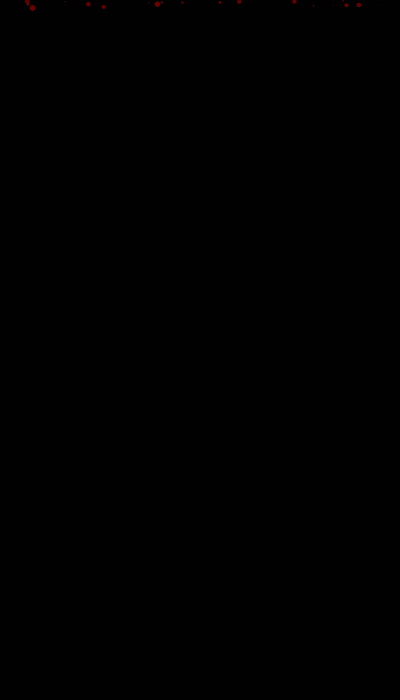
Frame 1 (no input)
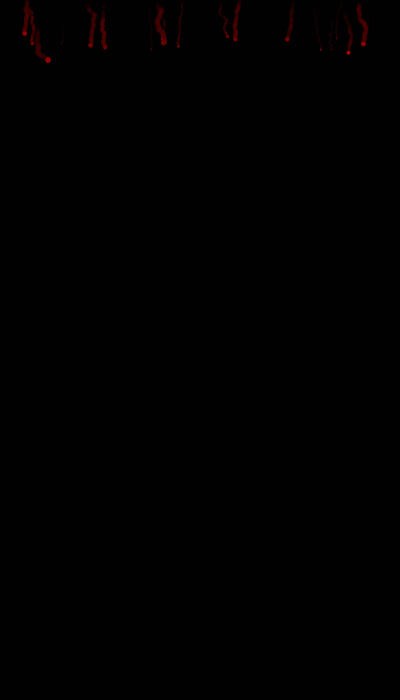
Frame 60 (the mouse pressed at the canvas centre just before this capture)
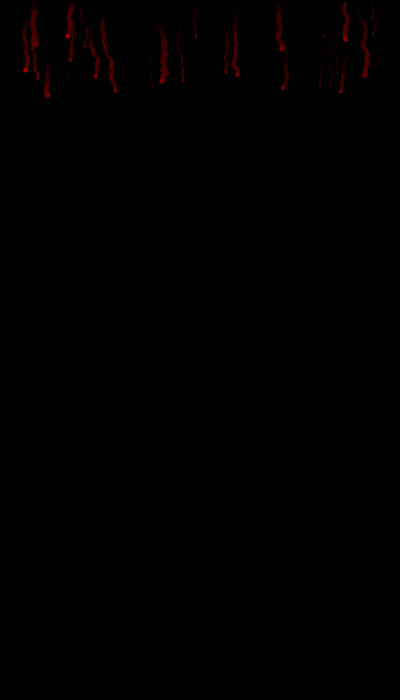
Frame 120 (the mouse held since frame 60 and released just before this capture)

The Processing sketch that drew these frames (run headless with seeded random() and noise(); from frame 60 on, the mouse is pressed at the canvas centre):

// Processing sketch: processing_119738
// ── processing_119738.pde

ArrayList<Ember> embers;

void setup() {
  size(400,700);
  frameRate(50);
  background(0,0,0,10); 
  embers = new ArrayList<Ember>();
  for(int i=0;i<25;i++) embers.add(new Ember(random(3),500,random(width)));  
}

void draw(){
  background(1);
  for(int i = embers.size()-1; i>= 0; i--){
   Ember m = embers.get(i);
   m.display();
   if (m.yTrack[m.trailEnd]>height+m.size){
     embers.remove(i);
  }
 }
}

class Ember {
  
  int age;
  float size;//radius of ember
  int delay;//frames between ember and the end of its trail
  int trailEnd;//the end of the trail
  float speedX;
  float speedY; 
  float start; //starting x position
  float xpos; //changing x position
  float[] xTrack;
  float ypos; //changing y position
  float[] yTrack;
  
  Ember(float tempSize, float initSpeed, float tempStart){
    
    age = 0;
    size = tempSize;
    delay = int(random(50,150));
    
    speedX = 0;
    speedY = initSpeed;
    start = tempStart;
    
    xpos = 0; // init conds
    xTrack = new float[1];
    xTrack[0] = xpos;
    
    ypos = 0; // init conds
    yTrack = new float[1];
    yTrack[0] = ypos;
    
  }
 
 void display(){
   ellipseMode(RADIUS);
   noStroke();
   ++age;
   speedX = speedX + random(-(speedX+20),20);//larger drift for larger width of random, obv.
   speedY = speedY + random(-(speedY-10),20);
   xpos = xpos + speedX/frameRate;
   xTrack = append(xTrack,xpos);
   ypos = ypos + speedY/frameRate;
   yTrack = append(yTrack,ypos);
     for(int i = 0;i<age&i<delay;i++){
      fill(75,0,0,delay-i);
      ellipse(start+xTrack[age-i],yTrack[age-i],size,size);
      trailEnd = age-i;  
      }
   color col = color(255 - (155*abs(sin(frameCount+random(1)))),0,0);
   fill(col);
   ellipse(start+xpos,ypos,size,size);
 } 
}
void mousePressed(){
  if(embers.size()<100){
  for(int i=0;i<10;i++) embers.add(new Ember(random(3),500,random(width)));
  }
}
